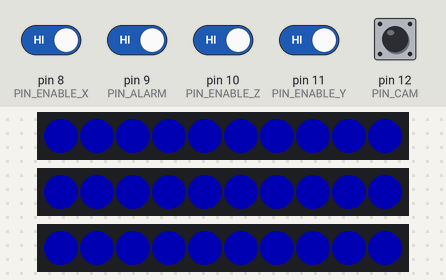
The sketch below on a simulated Arduino Uno, built with avr-gcc and run on an emulated ATmega328P. Parts: 3 × 10 RGB LEDs in strip order, left to right. The inputs (shaded band) are chosen by the test bench; at power-on: pin 8 (PIN_ENABLE_X), pin 9 (PIN_ALARM), pin 10 (PIN_ENABLE_Z), pin 11 (PIN_ENABLE_Y), pin 12 (PIN_CAM) HIGH. Dim RGB values are drawn brighter than linear.

Above: at 1.2 s.
1.3 s: pin 12 (PIN_CAM) pulled LOW for 0.15 s
At 1.41 s:
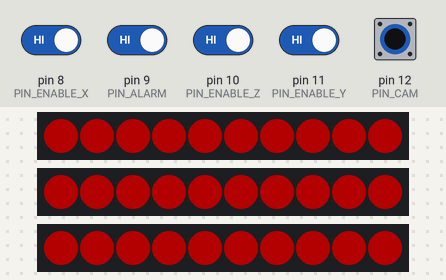
2.9 s: pin 8 (PIN_ENABLE_X) driven LOW and pin 9 (PIN_ALARM) driven LOW and pin 10 (PIN_ENABLE_Z) driven LOW and pin 11 (PIN_ENABLE_Y) driven LOW and pin 12 (PIN_CAM) driven LOW
At 3.5 s:
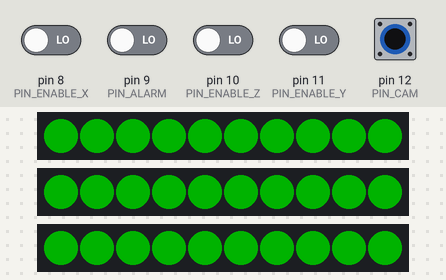
4.4 s: pin 8 (PIN_ENABLE_X) driven HIGH
At 5.6 s:
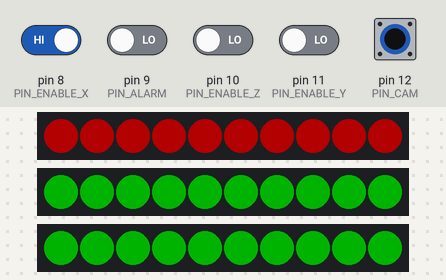
5.9 s: pin 10 (PIN_ENABLE_Z) driven HIGH
At 6.9 s:
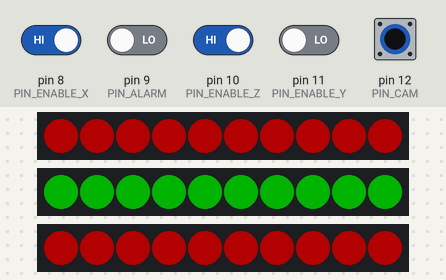
7.4 s: pin 8 (PIN_ENABLE_X) driven LOW
At 7.8 s:
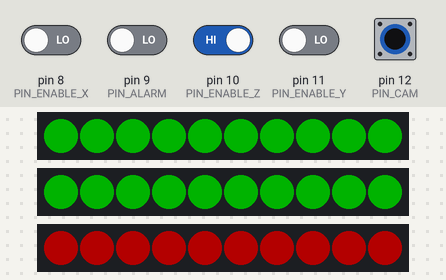
8.9 s: pin 11 (PIN_ENABLE_Y) driven HIGH
At 10.3 s:
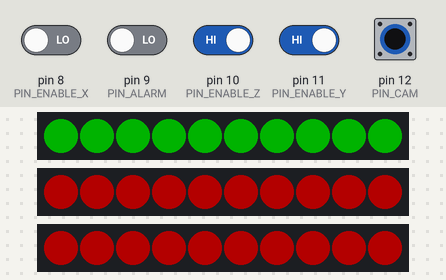
Timing chart, 0 to 11.4 s (numbered marks = the images above; inputs shaded):
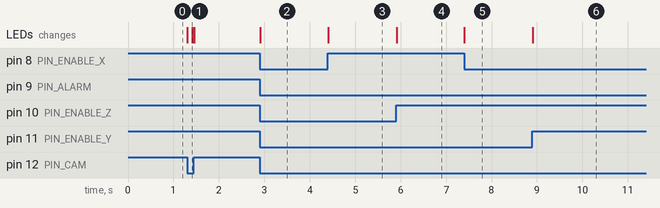

The sketch:

CNC_LED_R4_v2_0.ino
```cpp
#include <Adafruit_NeoPixel.h>

// CNC LED status display - Arduino UNO R4 Minima
// Version 2.0: three independent WS2812B strips, 10 LEDs each.
// ALARM and axis inputs are NPN-inverted: Teensy HIGH -> Arduino LOW.
// MACH3 is direct, non-inverted: Arduino PIN_CAM HIGH = MACH3 active.
constexpr uint8_t PIN_ALARM    = 9;
constexpr uint8_t PIN_ENABLE_Z = 10;
constexpr uint8_t PIN_ENABLE_Y = 11;
constexpr uint8_t PIN_CAM      = 12;
constexpr uint8_t PIN_ENABLE_X = 8;

constexpr uint8_t PIN_LED_X = 6;
constexpr uint8_t PIN_LED_Y = 7;
constexpr uint8_t PIN_LED_Z = 5;
constexpr uint16_t LEDS_PER_STRIP = 10;
constexpr uint8_t BRIGHTNESS = 60;
constexpr unsigned long BLINK_MS = 350;

Adafruit_NeoPixel ledX(LEDS_PER_STRIP, PIN_LED_X, NEO_GRB + NEO_KHZ800);
Adafruit_NeoPixel ledY(LEDS_PER_STRIP, PIN_LED_Y, NEO_GRB + NEO_KHZ800);
Adafruit_NeoPixel ledZ(LEDS_PER_STRIP, PIN_LED_Z, NEO_GRB + NEO_KHZ800);

// True when original Teensy output is HIGH (NPN stage inverts it).
bool teensyHigh(uint8_t pin) {
  return digitalRead(pin) == LOW;
}

void fillStrip(Adafruit_NeoPixel &strip, uint32_t color) {
  for (uint16_t i = 0; i < strip.numPixels(); ++i) {
    strip.setPixelColor(i, color);
  }
}

void setup() {
  pinMode(PIN_ALARM, INPUT_PULLUP);
  pinMode(PIN_ENABLE_Z, INPUT_PULLUP);
  pinMode(PIN_ENABLE_Y, INPUT_PULLUP);
  pinMode(PIN_CAM, INPUT_PULLUP);
  pinMode(PIN_ENABLE_X, INPUT_PULLUP);

  ledX.begin();
  ledY.begin();
  ledZ.begin();
  ledX.setBrightness(BRIGHTNESS);
  ledY.setBrightness(BRIGHTNESS);
  ledZ.setBrightness(BRIGHTNESS);
  ledX.clear();
  ledY.clear();
  ledZ.clear();
  ledX.show();
  ledY.show();
  ledZ.show();
}

void loop() {
  const bool alarm = !teensyHigh(PIN_ALARM);  // Arduino HIGH = alarm/disconnected
  const bool padZ = teensyHigh(PIN_ENABLE_Z);
  const bool teensyY = teensyHigh(PIN_ENABLE_Y);
  const bool mach3Mode = digitalRead(PIN_CAM) == HIGH;
  const bool teensyX = teensyHigh(PIN_ENABLE_X);

  const uint32_t red = ledX.Color(255, 0, 0);
  const uint32_t green = ledX.Color(0, 255, 0);
  const uint32_t blue = ledX.Color(0, 0, 255);

  if (mach3Mode) {
    // Direct MACH3 input: blue has absolute priority over ALARM and axis inputs.
    fillStrip(ledX, blue);
    fillStrip(ledY, blue);
    fillStrip(ledZ, blue);
  } else if (alarm) {
    // Outside MACH3, all three strips flash red on alarm.
    const bool on = ((millis() / BLINK_MS) % 2UL) == 0;
    const uint32_t color = on ? red : 0;
    fillStrip(ledX, color);
    fillStrip(ledY, color);
    fillStrip(ledZ, color);
  } else {
    // Same X/Y inverted colors and Z logic as tested v1.5.
    fillStrip(ledX, teensyX ? green : red);
    fillStrip(ledY, teensyY ? green : red);
    fillStrip(ledZ, padZ ? green : red);
  }

  ledX.show();
  ledY.show();
  ledZ.show();
  delay(10);
}
```

Measured:
- after the input at 1.3 s, the LEDs: first change at once (image 1 shows a later state)
- after the input at 2.9 s, the LEDs: change at once (image 2)
- after the input at 4.4 s, the LEDs: change at once (image 3)
- after the input at 5.9 s, the LEDs: change at once (image 4)
- after the input at 7.4 s, the LEDs: change at once (image 5)
- after the input at 8.9 s, the LEDs: change at once (image 6)
